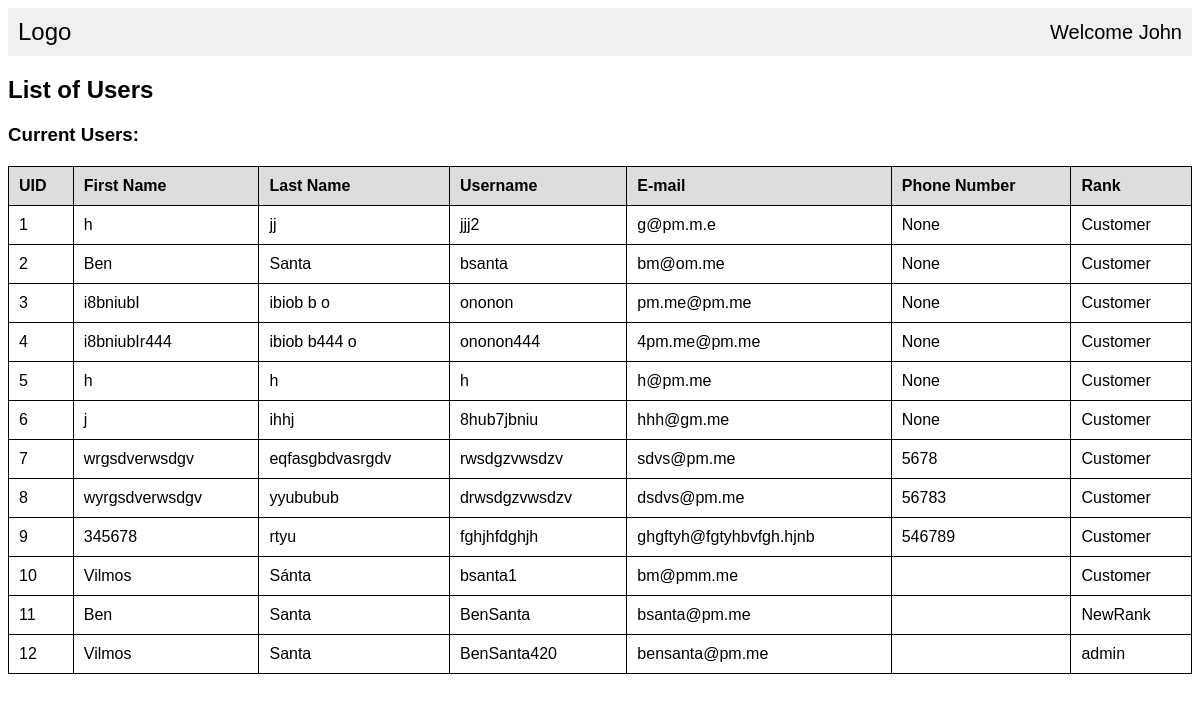
The page /userList (signed in) on the database its author committed.
### userProgram.py (models this page shows, shortened)
class User(UserMixin, db.Model):
    id = db.Column(db.Integer, primary_key=True)
    first_name = db.Column(db.String(80), nullable=False)
    last_name = db.Column(db.String(80), nullable=False)
    username = db.Column(db.String(80), unique=True, nullable=False)
    email = db.Column(db.String(120), unique=True, nullable=False)
    password = db.Column(db.String(200))
    phone = db.Column(db.String(20), unique=True, nullable=False)
    rank = db.Column(db.String(50))

### userProgram.py (the view)
@app.route('/userList')
@login_required
def user():
    all_users = db.session.query(User).all()
    return render_template('UserList.html', users=all_users)

### userProgram.py (called while the page is built)
@login_manager.user_loader
def load_user(user_id):
    return User.query.get(int(user_id))

### templates/UserList.html (shortened to what this page needs)
<!DOCTYPE html>
<html lang="en">
<head>
</head>
<body>
<div class="header">
    <div class="logo">Logo</div>
    <div class="welcome">Welcome <span id="userFirstName">{{ first_name }}</span></div>
</div>
<h2>List of Users</h2>
<section>
  <h3>Current Users:</h3>
  <table>
    <tr>
      <th>UID</th>
      <th>First Name</th>
      <th>Last Name</th>
      <th>Username</th>
      <th>E-mail</th>
      <th>Phone Number</th>
      <th>Rank</th>
    </tr>
    {% if users %}
      {% for user in users %}
        <tr>
          <td>{{ user.id }}</td>
          <td>{{ user.first_name }}</td>
          <td>{{ user.last_name }}</td>
          <td>{{ user.username }}</td>
          <td>{{ user.email }}</td>
          <td>{{ user.phone }}</td>
          <td>{{ user.rank }}</td>
        </tr>
      {% endfor %}
    {% else %}
      <tr>
        <td colspan="7">No users found</td>
      </tr>
    {% endif %}
  </table>
</section>
</body>
</html>

### templates/UserList.html (style rules this page uses)
body { font-family: Arial, sans-serif; }
.header { display: flex; justify-content: space-between; align-items: center; padding: 10px; background-color: #f0f0f0; }
.header .logo { font-size: 24px; }
.welcome { font-size: 20px; }
table { width: 100%; margin-top: 20px; border-collapse: collapse; }
table, th, td { border: 1px solid black; }
th, td { padding: 10px; text-align: left; }
th { background-color: #ddd; }

### rows shown on the page
User: id "1", first_name "h", last_name "jj", username "jjj2", email "g@pm.m.e", phone "None", rank "Customer"
User: id "2", first_name "Ben", last_name "Santa", username "bsanta", email "bm@om.me", phone "None", rank "Customer"
User: id "3", first_name "i8bniubI", last_name "ibiob b o", username "ononon", email "pm.me@pm.me", phone "None", rank "Customer"
User: id "4", first_name "i8bniubIr444", last_name "ibiob b444 o", username "ononon444", email "4pm.me@pm.me", phone "None", rank "Customer"
User: id "5", first_name "h", last_name "h", username "h", email "h@pm.me", phone "None", rank "Customer"
User: id "6", first_name "j", last_name "ihhj", username "8hub7jbniu", email "hhh@gm.me", phone "None", rank "Customer"
User: id "7", first_name "wrgsdverwsdgv", last_name "eqfasgbdvasrgdv", username "rwsdgzvwsdzv", email "sdvs@pm.me", phone "5678", rank "Customer"
User: id "8", first_name "wyrgsdverwsdgv", last_name "yyububub", username "drwsdgzvwsdzv", email "dsdvs@pm.me", phone "56783", rank "Customer"
User: id "9", first_name "345678", last_name "rtyu", username "fghjhfdghjh", email "ghgftyh@fgtyhbvfgh.hjnb", phone "546789", rank "Customer"
User: id "10", first_name "Vilmos", last_name "Sánta", username "bsanta1", email "bm@pmm.me", rank "Customer"
User: id "11", first_name "Ben", last_name "Santa", username "BenSanta", email "bsanta@pm.me", rank "NewRank"
User: id "12", first_name "Vilmos", last_name "Santa", username "BenSanta420", email "bensanta@pm.me", rank "admin"
